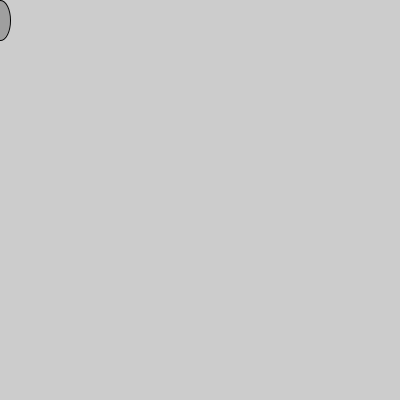
Frame 1 (no input)
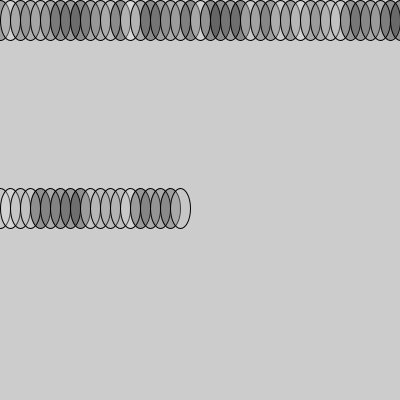
Frame 60 (the mouse pressed at the canvas centre just before this capture)
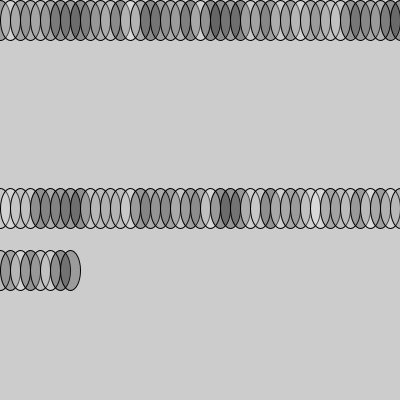
Frame 120 (the mouse held since frame 60 and released just before this capture)

The Processing sketch that drew these frames (run headless with seeded random() and noise(); from frame 60 on, the mouse is pressed at the canvas centre):

// Processing sketch: processing_109290
// ── processing_109290.pde

//Kairavi Chahal | kchahal
//Homework 4 | September 12, 2013
 
//Copyright Kairavi Chahal | 2013 | Carnegie Mellon University
//All rights reserved.

//press spacebar to switch from horizontal to vertical
//hold spacebar to go diagonally
//hit enter to clear
//hold enter to "make it rain" (in vertical mode)
//hit 'c' to change background colour
//click to pause

float x, y, wd, ht;
boolean pause = false;
String mode = "horizontal";
color c;

void setup() {
  size(400, 400);
  c = color(random(255), random(255), random(255));
//  frameRate(40);
  
  wd = 20;
  ht = 40;
  x = 0;
  y = ht/2;
}

void draw() {
  if (mousePressed) {
    if (pause == true) {
      pause = false;
    } else {
      pause = true;
    }
  }
  
  if (keyPressed && key == ' ') {
    if (mode == "horizontal") {
      mode = "vertical";
    } else {
      mode = "horizontal";
    }
  }
  
  if (keyPressed && key == ENTER) {
    fill(c);
    rect(0, 0, width, height);
  }
  
  if (keyPressed && (key == 'c' || key == 'C')) {
    c = color(random(255), random(255), random(255));
    fill(c);
    rect(0, 0, width, height);
  }
  
  if (!pause) {
    if (mode == "horizontal") {
      fill(random(255), 80);
      ellipse(x, y, wd, ht);
      x = x + 10;
      if (x >= width+10) {
        x = 0;
        y = random(height);
      }
    } else if (mode == "vertical") {
      fill(random(255), 80);
      ellipse(x, y, wd, ht);
      y = y + 20;
      if (y >= height+20) {
        y = 0;
        x = random(width);
      }
    }
  }
}

//IDEA: if you click, it splits into 4 smaller ellipses
//IDEA: press 's' to change shape

//BUG: hold space and then press 'c' once to get strobe-rain
